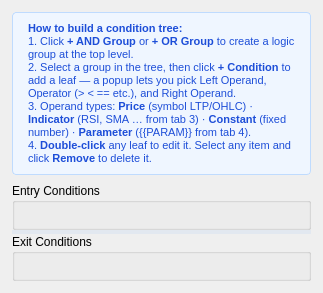
     <widget class="QWidget" name="conditionsTab">
      <attribute name="title"><string>5. Conditions</string></attribute>
      <layout class="QVBoxLayout" name="condVLayout">
       <property name="leftMargin"><number>12</number></property>
       <property name="topMargin"><number>12</number></property>
       <property name="rightMargin"><number>12</number></property>
       <property name="bottomMargin"><number>12</number></property>
       <property name="spacing"><number>8</number></property>

       <item>
        <widget class="QLabel" name="conditionsInfoLabel">
         <property name="text"><string>&lt;b&gt;How to build a condition tree:&lt;/b&gt;&lt;br&gt;
1. Click &lt;b&gt;+ AND Group&lt;/b&gt; or &lt;b&gt;+ OR Group&lt;/b&gt; to create a logic group at the top level.&lt;br&gt;
2. Select a group in the tree, then click &lt;b&gt;+ Condition&lt;/b&gt; to add a leaf — a popup lets you pick Left Operand, Operator (&amp;gt; &amp;lt; == etc.), and Right Operand.&lt;br&gt;
3. Operand types: &lt;b&gt;Price&lt;/b&gt; (symbol LTP/OHLC) · &lt;b&gt;Indicator&lt;/b&gt; (RSI, SMA … from tab 3) · &lt;b&gt;Constant&lt;/b&gt; (fixed number) · &lt;b&gt;Parameter&lt;/b&gt; ({{PARAM}} from tab 4).&lt;br&gt;
4. &lt;b&gt;Double-click&lt;/b&gt; any leaf to edit it. Select any item and click &lt;b&gt;Remove&lt;/b&gt; to delete it.</string></property>
         <property name="wordWrap"><bool>true</bool></property>
         <property name="styleSheet"><string notr="true">background:#eff6ff; color:#1d4ed8; font-size:11px; padding:9px 12px; border:1px solid #bfdbfe; border-radius:4px;</string></property>
        </widget>
       </item>

       <!-- Splitter so both builders share vertical space equally -->
       <item>
        <widget class="QSplitter" name="condSplitter">
         <property name="orientation"><enum>Qt::Vertical</enum></property>
         <property name="childrenCollapsible"><bool>false</bool></property>
         <property name="styleSheet"><string notr="true">QSplitter::handle { background:#e2e8f0; height:4px; }</string></property>

         <!-- Entry group -->
         <widget class="QGroupBox" name="entryGroup">
          <property name="title"><string>Entry Conditions</string></property>
          <layout class="QVBoxLayout" name="entryGroupLayout">
           <property name="leftMargin"><number>6</number></property>
           <property name="topMargin"><number>18</number></property>
           <property name="rightMargin"><number>6</number></property>
           <property name="bottomMargin"><number>6</number></property>
           <item>
            <widget class="ConditionBuilderWidget" name="entryBuilder">
             <property name="sizePolicy">
              <sizepolicy hsizetype="Expanding" vsizetype="Expanding">
               <horstretch>0</horstretch><verstretch>1</verstretch>
              </sizepolicy>
             </property>
            </widget>
           </item>
          </layout>
         </widget>

         <!-- Exit group -->
         <widget class="QGroupBox" name="exitGroup">
          <property name="title"><string>Exit Conditions</string></property>
          <layout class="QVBoxLayout" name="exitGroupLayout">
           <property name="leftMargin"><number>6</number></property>
           <property name="topMargin"><number>18</number></property>
           <property name="rightMargin"><number>6</number></property>
           <property name="bottomMargin"><number>6</number></property>
           <item>
            <widget class="ConditionBuilderWidget" name="exitBuilder">
             <property name="sizePolicy">
              <sizepolicy hsizetype="Expanding" vsizetype="Expanding">
               <horstretch>0</horstretch><verstretch>1</verstretch>
              </sizepolicy>
             </property>
            </widget>
           </item>
          </layout>
         </widget>

        </widget><!-- /condSplitter -->
       </item>

      </layout>
     </widget>
